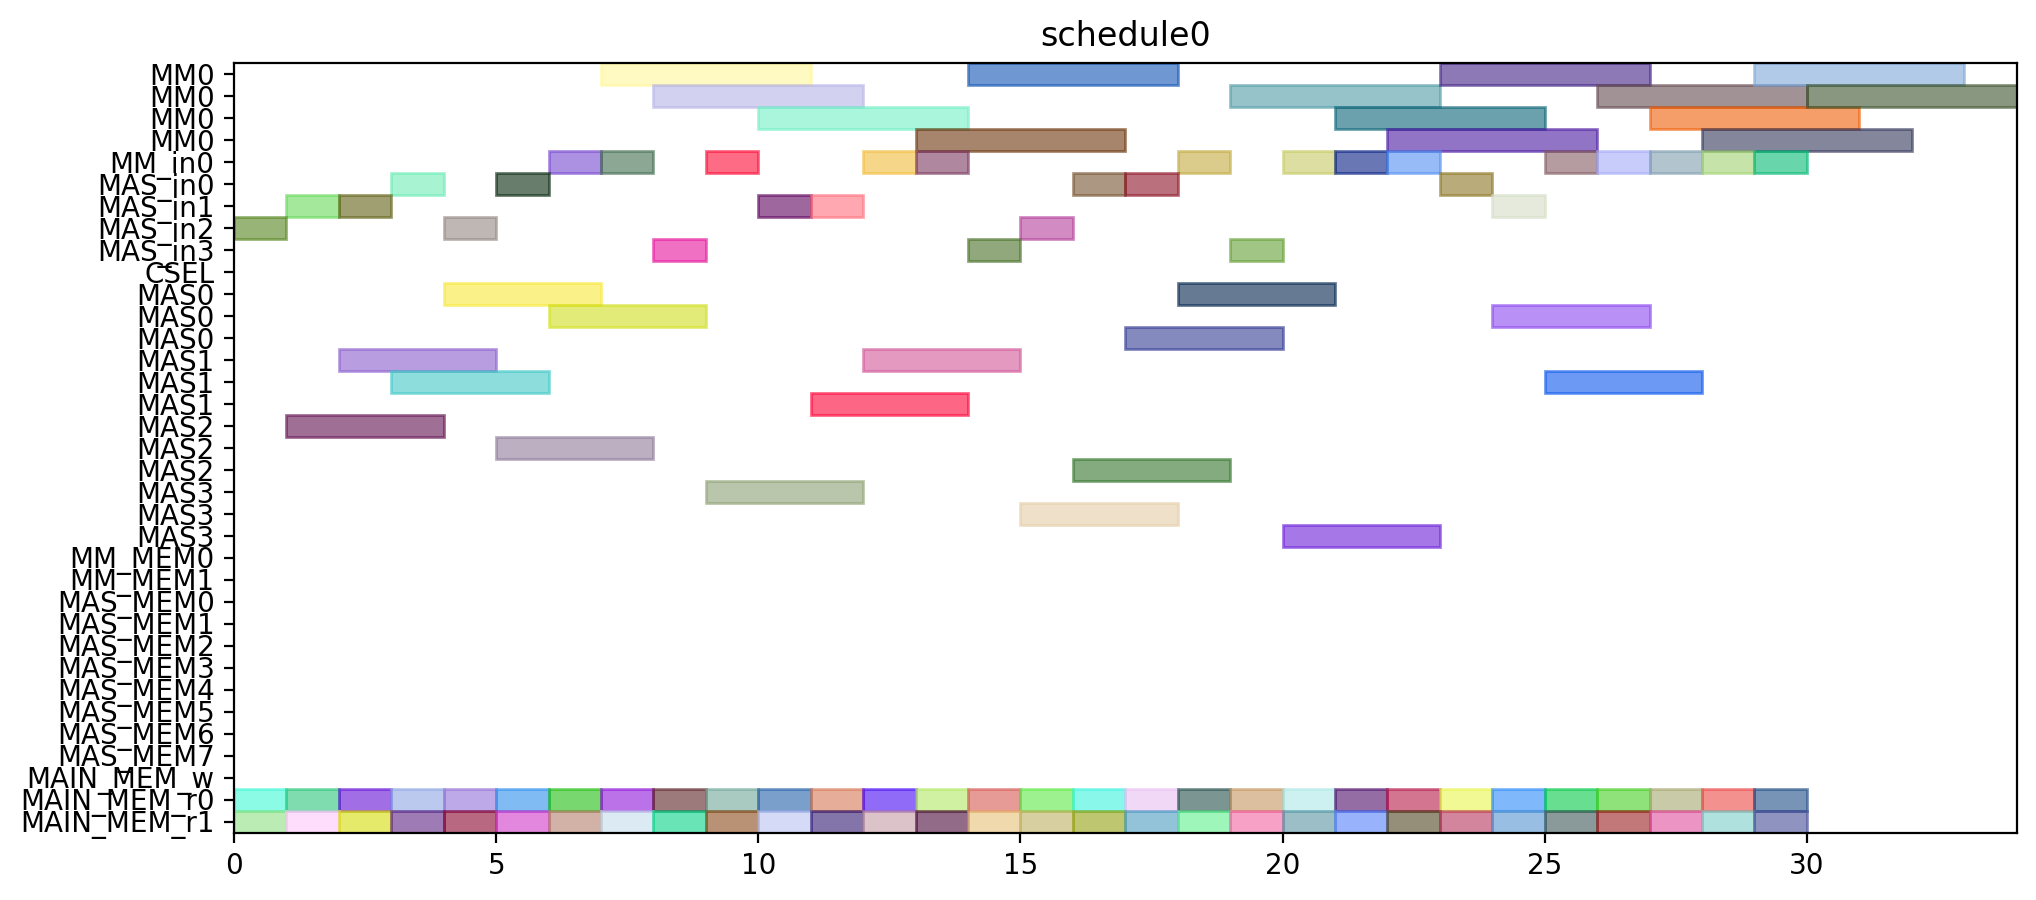

The script that drew this image:
from pyschedule import Scenario, solvers, plotters, alt


def solve():
	horizon = 120
	S = Scenario("schedule0", horizon=horizon)

	# resource
	MM = S.Resources('MM', num=1, size=4)
	MM_in = S.Resources('MM_in', num=1)
	MAS_in = S.Resources('MAS_in', num=4)
	CSEL = S.Resource('CSEL')
	MAS = S.Resources('MAS', num=4, size=3, periods=range(1, horizon))
	MM_MEM = S.Resources('MM_MEM', num=2)
	MAS_MEM = S.Resources('MAS_MEM', num=8)
	MAIN_MEM_w = S.Resource('MAIN_MEM_w', size=1)
	MAIN_MEM_r = S.Resources('MAIN_MEM_r', num=2)

	# result of previous scheduling

	# new tasks
	t1_t0 = S.Task('t1_t0', length=4, delay_cost=1)
	t1_t0 += alt(MM)
	t1_t0_in = S.Task('t1_t0_in', length=1, delay_cost=1)
	t1_t0_in += alt(MM_in)
	S += t1_t0_in*MM_in[0]<=t1_t0*MM[0]
	t1_t0_mem0 = S.Task('t1_t0_mem0', length=1, delay_cost=1)
	t1_t0_mem0 += MAIN_MEM_r[0]
	S += t1_t0_mem0 <= t1_t0

	t1_t0_mem1 = S.Task('t1_t0_mem1', length=1, delay_cost=1)
	t1_t0_mem1 += MAIN_MEM_r[1]
	S += t1_t0_mem1 <= t1_t0

	t1_t1 = S.Task('t1_t1', length=4, delay_cost=1)
	t1_t1 += alt(MM)
	t1_t1_in = S.Task('t1_t1_in', length=1, delay_cost=1)
	t1_t1_in += alt(MM_in)
	S += t1_t1_in*MM_in[0]<=t1_t1*MM[0]
	t1_t1_mem0 = S.Task('t1_t1_mem0', length=1, delay_cost=1)
	t1_t1_mem0 += MAIN_MEM_r[0]
	S += t1_t1_mem0 <= t1_t1

	t1_t1_mem1 = S.Task('t1_t1_mem1', length=1, delay_cost=1)
	t1_t1_mem1 += MAIN_MEM_r[1]
	S += t1_t1_mem1 <= t1_t1

	t1_t2 = S.Task('t1_t2', length=3, delay_cost=1)
	t1_t2 += alt(MAS)
	t1_t2_in = S.Task('t1_t2_in', length=1, delay_cost=1)
	t1_t2_in += alt(MAS_in)
	S += t1_t2_in*MAS_in[0]<=t1_t2*MAS[0]

	S += t1_t2_in*MAS_in[1]<=t1_t2*MAS[1]

	S += t1_t2_in*MAS_in[2]<=t1_t2*MAS[2]

	S += t1_t2_in*MAS_in[3]<=t1_t2*MAS[3]

	t1_t2_mem0 = S.Task('t1_t2_mem0', length=1, delay_cost=1)
	t1_t2_mem0 += MAIN_MEM_r[0]
	S += t1_t2_mem0 <= t1_t2

	t1_t2_mem1 = S.Task('t1_t2_mem1', length=1, delay_cost=1)
	t1_t2_mem1 += MAIN_MEM_r[1]
	S += t1_t2_mem1 <= t1_t2

	t1_t3 = S.Task('t1_t3', length=3, delay_cost=1)
	t1_t3 += alt(MAS)
	t1_t3_in = S.Task('t1_t3_in', length=1, delay_cost=1)
	t1_t3_in += alt(MAS_in)
	S += t1_t3_in*MAS_in[0]<=t1_t3*MAS[0]

	S += t1_t3_in*MAS_in[1]<=t1_t3*MAS[1]

	S += t1_t3_in*MAS_in[2]<=t1_t3*MAS[2]

	S += t1_t3_in*MAS_in[3]<=t1_t3*MAS[3]

	t1_t3_mem0 = S.Task('t1_t3_mem0', length=1, delay_cost=1)
	t1_t3_mem0 += MAIN_MEM_r[0]
	S += t1_t3_mem0 <= t1_t3

	t1_t3_mem1 = S.Task('t1_t3_mem1', length=1, delay_cost=1)
	t1_t3_mem1 += MAIN_MEM_r[1]
	S += t1_t3_mem1 <= t1_t3

	t2_t0 = S.Task('t2_t0', length=4, delay_cost=1)
	t2_t0 += alt(MM)
	t2_t0_in = S.Task('t2_t0_in', length=1, delay_cost=1)
	t2_t0_in += alt(MM_in)
	S += t2_t0_in*MM_in[0]<=t2_t0*MM[0]
	t2_t0_mem0 = S.Task('t2_t0_mem0', length=1, delay_cost=1)
	t2_t0_mem0 += MAIN_MEM_r[0]
	S += t2_t0_mem0 <= t2_t0

	t2_t0_mem1 = S.Task('t2_t0_mem1', length=1, delay_cost=1)
	t2_t0_mem1 += MAIN_MEM_r[1]
	S += t2_t0_mem1 <= t2_t0

	t2_t1 = S.Task('t2_t1', length=4, delay_cost=1)
	t2_t1 += alt(MM)
	t2_t1_in = S.Task('t2_t1_in', length=1, delay_cost=1)
	t2_t1_in += alt(MM_in)
	S += t2_t1_in*MM_in[0]<=t2_t1*MM[0]
	t2_t1_mem0 = S.Task('t2_t1_mem0', length=1, delay_cost=1)
	t2_t1_mem0 += MAIN_MEM_r[0]
	S += t2_t1_mem0 <= t2_t1

	t2_t1_mem1 = S.Task('t2_t1_mem1', length=1, delay_cost=1)
	t2_t1_mem1 += MAIN_MEM_r[1]
	S += t2_t1_mem1 <= t2_t1

	t2_t2 = S.Task('t2_t2', length=3, delay_cost=1)
	t2_t2 += alt(MAS)
	t2_t2_in = S.Task('t2_t2_in', length=1, delay_cost=1)
	t2_t2_in += alt(MAS_in)
	S += t2_t2_in*MAS_in[0]<=t2_t2*MAS[0]

	S += t2_t2_in*MAS_in[1]<=t2_t2*MAS[1]

	S += t2_t2_in*MAS_in[2]<=t2_t2*MAS[2]

	S += t2_t2_in*MAS_in[3]<=t2_t2*MAS[3]

	t2_t2_mem0 = S.Task('t2_t2_mem0', length=1, delay_cost=1)
	t2_t2_mem0 += MAIN_MEM_r[0]
	S += t2_t2_mem0 <= t2_t2

	t2_t2_mem1 = S.Task('t2_t2_mem1', length=1, delay_cost=1)
	t2_t2_mem1 += MAIN_MEM_r[1]
	S += t2_t2_mem1 <= t2_t2

	t2_t3 = S.Task('t2_t3', length=3, delay_cost=1)
	t2_t3 += alt(MAS)
	t2_t3_in = S.Task('t2_t3_in', length=1, delay_cost=1)
	t2_t3_in += alt(MAS_in)
	S += t2_t3_in*MAS_in[0]<=t2_t3*MAS[0]

	S += t2_t3_in*MAS_in[1]<=t2_t3*MAS[1]

	S += t2_t3_in*MAS_in[2]<=t2_t3*MAS[2]

	S += t2_t3_in*MAS_in[3]<=t2_t3*MAS[3]

	t2_t3_mem0 = S.Task('t2_t3_mem0', length=1, delay_cost=1)
	t2_t3_mem0 += MAIN_MEM_r[0]
	S += t2_t3_mem0 <= t2_t3

	t2_t3_mem1 = S.Task('t2_t3_mem1', length=1, delay_cost=1)
	t2_t3_mem1 += MAIN_MEM_r[1]
	S += t2_t3_mem1 <= t2_t3

	t0_t0 = S.Task('t0_t0', length=4, delay_cost=1)
	t0_t0 += alt(MM)
	t0_t0_in = S.Task('t0_t0_in', length=1, delay_cost=1)
	t0_t0_in += alt(MM_in)
	S += t0_t0_in*MM_in[0]<=t0_t0*MM[0]
	t0_t0_mem0 = S.Task('t0_t0_mem0', length=1, delay_cost=1)
	t0_t0_mem0 += MAIN_MEM_r[0]
	S += t0_t0_mem0 <= t0_t0

	t0_t0_mem1 = S.Task('t0_t0_mem1', length=1, delay_cost=1)
	t0_t0_mem1 += MAIN_MEM_r[1]
	S += t0_t0_mem1 <= t0_t0

	t0_t1 = S.Task('t0_t1', length=4, delay_cost=1)
	t0_t1 += alt(MM)
	t0_t1_in = S.Task('t0_t1_in', length=1, delay_cost=1)
	t0_t1_in += alt(MM_in)
	S += t0_t1_in*MM_in[0]<=t0_t1*MM[0]
	t0_t1_mem0 = S.Task('t0_t1_mem0', length=1, delay_cost=1)
	t0_t1_mem0 += MAIN_MEM_r[0]
	S += t0_t1_mem0 <= t0_t1

	t0_t1_mem1 = S.Task('t0_t1_mem1', length=1, delay_cost=1)
	t0_t1_mem1 += MAIN_MEM_r[1]
	S += t0_t1_mem1 <= t0_t1

	t0_t2 = S.Task('t0_t2', length=3, delay_cost=1)
	t0_t2 += alt(MAS)
	t0_t2_in = S.Task('t0_t2_in', length=1, delay_cost=1)
	t0_t2_in += alt(MAS_in)
	S += t0_t2_in*MAS_in[0]<=t0_t2*MAS[0]

	S += t0_t2_in*MAS_in[1]<=t0_t2*MAS[1]

	S += t0_t2_in*MAS_in[2]<=t0_t2*MAS[2]

	S += t0_t2_in*MAS_in[3]<=t0_t2*MAS[3]

	t0_t2_mem0 = S.Task('t0_t2_mem0', length=1, delay_cost=1)
	t0_t2_mem0 += MAIN_MEM_r[0]
	S += t0_t2_mem0 <= t0_t2

	t0_t2_mem1 = S.Task('t0_t2_mem1', length=1, delay_cost=1)
	t0_t2_mem1 += MAIN_MEM_r[1]
	S += t0_t2_mem1 <= t0_t2

	t0_t3 = S.Task('t0_t3', length=3, delay_cost=1)
	t0_t3 += alt(MAS)
	t0_t3_in = S.Task('t0_t3_in', length=1, delay_cost=1)
	t0_t3_in += alt(MAS_in)
	S += t0_t3_in*MAS_in[0]<=t0_t3*MAS[0]

	S += t0_t3_in*MAS_in[1]<=t0_t3*MAS[1]

	S += t0_t3_in*MAS_in[2]<=t0_t3*MAS[2]

	S += t0_t3_in*MAS_in[3]<=t0_t3*MAS[3]

	t0_t3_mem0 = S.Task('t0_t3_mem0', length=1, delay_cost=1)
	t0_t3_mem0 += MAIN_MEM_r[0]
	S += t0_t3_mem0 <= t0_t3

	t0_t3_mem1 = S.Task('t0_t3_mem1', length=1, delay_cost=1)
	t0_t3_mem1 += MAIN_MEM_r[1]
	S += t0_t3_mem1 <= t0_t3

	t4_t0_t0 = S.Task('t4_t0_t0', length=4, delay_cost=1)
	t4_t0_t0 += alt(MM)
	t4_t0_t0_in = S.Task('t4_t0_t0_in', length=1, delay_cost=1)
	t4_t0_t0_in += alt(MM_in)
	S += t4_t0_t0_in*MM_in[0]<=t4_t0_t0*MM[0]
	t4_t0_t0_mem0 = S.Task('t4_t0_t0_mem0', length=1, delay_cost=1)
	t4_t0_t0_mem0 += MAIN_MEM_r[0]
	S += t4_t0_t0_mem0 <= t4_t0_t0

	t4_t0_t0_mem1 = S.Task('t4_t0_t0_mem1', length=1, delay_cost=1)
	t4_t0_t0_mem1 += MAIN_MEM_r[1]
	S += t4_t0_t0_mem1 <= t4_t0_t0

	t4_t0_t1 = S.Task('t4_t0_t1', length=4, delay_cost=1)
	t4_t0_t1 += alt(MM)
	t4_t0_t1_in = S.Task('t4_t0_t1_in', length=1, delay_cost=1)
	t4_t0_t1_in += alt(MM_in)
	S += t4_t0_t1_in*MM_in[0]<=t4_t0_t1*MM[0]
	t4_t0_t1_mem0 = S.Task('t4_t0_t1_mem0', length=1, delay_cost=1)
	t4_t0_t1_mem0 += MAIN_MEM_r[0]
	S += t4_t0_t1_mem0 <= t4_t0_t1

	t4_t0_t1_mem1 = S.Task('t4_t0_t1_mem1', length=1, delay_cost=1)
	t4_t0_t1_mem1 += MAIN_MEM_r[1]
	S += t4_t0_t1_mem1 <= t4_t0_t1

	t4_t0_t2 = S.Task('t4_t0_t2', length=3, delay_cost=1)
	t4_t0_t2 += alt(MAS)
	t4_t0_t2_in = S.Task('t4_t0_t2_in', length=1, delay_cost=1)
	t4_t0_t2_in += alt(MAS_in)
	S += t4_t0_t2_in*MAS_in[0]<=t4_t0_t2*MAS[0]

	S += t4_t0_t2_in*MAS_in[1]<=t4_t0_t2*MAS[1]

	S += t4_t0_t2_in*MAS_in[2]<=t4_t0_t2*MAS[2]

	S += t4_t0_t2_in*MAS_in[3]<=t4_t0_t2*MAS[3]

	t4_t0_t2_mem0 = S.Task('t4_t0_t2_mem0', length=1, delay_cost=1)
	t4_t0_t2_mem0 += MAIN_MEM_r[0]
	S += t4_t0_t2_mem0 <= t4_t0_t2

	t4_t0_t2_mem1 = S.Task('t4_t0_t2_mem1', length=1, delay_cost=1)
	t4_t0_t2_mem1 += MAIN_MEM_r[1]
	S += t4_t0_t2_mem1 <= t4_t0_t2

	t4_t0_t3 = S.Task('t4_t0_t3', length=3, delay_cost=1)
	t4_t0_t3 += alt(MAS)
	t4_t0_t3_in = S.Task('t4_t0_t3_in', length=1, delay_cost=1)
	t4_t0_t3_in += alt(MAS_in)
	S += t4_t0_t3_in*MAS_in[0]<=t4_t0_t3*MAS[0]

	S += t4_t0_t3_in*MAS_in[1]<=t4_t0_t3*MAS[1]

	S += t4_t0_t3_in*MAS_in[2]<=t4_t0_t3*MAS[2]

	S += t4_t0_t3_in*MAS_in[3]<=t4_t0_t3*MAS[3]

	t4_t0_t3_mem0 = S.Task('t4_t0_t3_mem0', length=1, delay_cost=1)
	t4_t0_t3_mem0 += MAIN_MEM_r[0]
	S += t4_t0_t3_mem0 <= t4_t0_t3

	t4_t0_t3_mem1 = S.Task('t4_t0_t3_mem1', length=1, delay_cost=1)
	t4_t0_t3_mem1 += MAIN_MEM_r[1]
	S += t4_t0_t3_mem1 <= t4_t0_t3

	t4_t1_t0 = S.Task('t4_t1_t0', length=4, delay_cost=1)
	t4_t1_t0 += alt(MM)
	t4_t1_t0_in = S.Task('t4_t1_t0_in', length=1, delay_cost=1)
	t4_t1_t0_in += alt(MM_in)
	S += t4_t1_t0_in*MM_in[0]<=t4_t1_t0*MM[0]
	t4_t1_t0_mem0 = S.Task('t4_t1_t0_mem0', length=1, delay_cost=1)
	t4_t1_t0_mem0 += MAIN_MEM_r[0]
	S += t4_t1_t0_mem0 <= t4_t1_t0

	t4_t1_t0_mem1 = S.Task('t4_t1_t0_mem1', length=1, delay_cost=1)
	t4_t1_t0_mem1 += MAIN_MEM_r[1]
	S += t4_t1_t0_mem1 <= t4_t1_t0

	t4_t1_t1 = S.Task('t4_t1_t1', length=4, delay_cost=1)
	t4_t1_t1 += alt(MM)
	t4_t1_t1_in = S.Task('t4_t1_t1_in', length=1, delay_cost=1)
	t4_t1_t1_in += alt(MM_in)
	S += t4_t1_t1_in*MM_in[0]<=t4_t1_t1*MM[0]
	t4_t1_t1_mem0 = S.Task('t4_t1_t1_mem0', length=1, delay_cost=1)
	t4_t1_t1_mem0 += MAIN_MEM_r[0]
	S += t4_t1_t1_mem0 <= t4_t1_t1

	t4_t1_t1_mem1 = S.Task('t4_t1_t1_mem1', length=1, delay_cost=1)
	t4_t1_t1_mem1 += MAIN_MEM_r[1]
	S += t4_t1_t1_mem1 <= t4_t1_t1

	t4_t1_t2 = S.Task('t4_t1_t2', length=3, delay_cost=1)
	t4_t1_t2 += alt(MAS)
	t4_t1_t2_in = S.Task('t4_t1_t2_in', length=1, delay_cost=1)
	t4_t1_t2_in += alt(MAS_in)
	S += t4_t1_t2_in*MAS_in[0]<=t4_t1_t2*MAS[0]

	S += t4_t1_t2_in*MAS_in[1]<=t4_t1_t2*MAS[1]

	S += t4_t1_t2_in*MAS_in[2]<=t4_t1_t2*MAS[2]

	S += t4_t1_t2_in*MAS_in[3]<=t4_t1_t2*MAS[3]

	t4_t1_t2_mem0 = S.Task('t4_t1_t2_mem0', length=1, delay_cost=1)
	t4_t1_t2_mem0 += MAIN_MEM_r[0]
	S += t4_t1_t2_mem0 <= t4_t1_t2

	t4_t1_t2_mem1 = S.Task('t4_t1_t2_mem1', length=1, delay_cost=1)
	t4_t1_t2_mem1 += MAIN_MEM_r[1]
	S += t4_t1_t2_mem1 <= t4_t1_t2

	t4_t1_t3 = S.Task('t4_t1_t3', length=3, delay_cost=1)
	t4_t1_t3 += alt(MAS)
	t4_t1_t3_in = S.Task('t4_t1_t3_in', length=1, delay_cost=1)
	t4_t1_t3_in += alt(MAS_in)
	S += t4_t1_t3_in*MAS_in[0]<=t4_t1_t3*MAS[0]

	S += t4_t1_t3_in*MAS_in[1]<=t4_t1_t3*MAS[1]

	S += t4_t1_t3_in*MAS_in[2]<=t4_t1_t3*MAS[2]

	S += t4_t1_t3_in*MAS_in[3]<=t4_t1_t3*MAS[3]

	t4_t1_t3_mem0 = S.Task('t4_t1_t3_mem0', length=1, delay_cost=1)
	t4_t1_t3_mem0 += MAIN_MEM_r[0]
	S += t4_t1_t3_mem0 <= t4_t1_t3

	t4_t1_t3_mem1 = S.Task('t4_t1_t3_mem1', length=1, delay_cost=1)
	t4_t1_t3_mem1 += MAIN_MEM_r[1]
	S += t4_t1_t3_mem1 <= t4_t1_t3

	t4_t2_t0 = S.Task('t4_t2_t0', length=4, delay_cost=1)
	t4_t2_t0 += alt(MM)
	t4_t2_t0_in = S.Task('t4_t2_t0_in', length=1, delay_cost=1)
	t4_t2_t0_in += alt(MM_in)
	S += t4_t2_t0_in*MM_in[0]<=t4_t2_t0*MM[0]
	t4_t2_t0_mem0 = S.Task('t4_t2_t0_mem0', length=1, delay_cost=1)
	t4_t2_t0_mem0 += MAIN_MEM_r[0]
	S += t4_t2_t0_mem0 <= t4_t2_t0

	t4_t2_t0_mem1 = S.Task('t4_t2_t0_mem1', length=1, delay_cost=1)
	t4_t2_t0_mem1 += MAIN_MEM_r[1]
	S += t4_t2_t0_mem1 <= t4_t2_t0

	t4_t2_t1 = S.Task('t4_t2_t1', length=4, delay_cost=1)
	t4_t2_t1 += alt(MM)
	t4_t2_t1_in = S.Task('t4_t2_t1_in', length=1, delay_cost=1)
	t4_t2_t1_in += alt(MM_in)
	S += t4_t2_t1_in*MM_in[0]<=t4_t2_t1*MM[0]
	t4_t2_t1_mem0 = S.Task('t4_t2_t1_mem0', length=1, delay_cost=1)
	t4_t2_t1_mem0 += MAIN_MEM_r[0]
	S += t4_t2_t1_mem0 <= t4_t2_t1

	t4_t2_t1_mem1 = S.Task('t4_t2_t1_mem1', length=1, delay_cost=1)
	t4_t2_t1_mem1 += MAIN_MEM_r[1]
	S += t4_t2_t1_mem1 <= t4_t2_t1

	t4_t2_t2 = S.Task('t4_t2_t2', length=3, delay_cost=1)
	t4_t2_t2 += alt(MAS)
	t4_t2_t2_in = S.Task('t4_t2_t2_in', length=1, delay_cost=1)
	t4_t2_t2_in += alt(MAS_in)
	S += t4_t2_t2_in*MAS_in[0]<=t4_t2_t2*MAS[0]

	S += t4_t2_t2_in*MAS_in[1]<=t4_t2_t2*MAS[1]

	S += t4_t2_t2_in*MAS_in[2]<=t4_t2_t2*MAS[2]

	S += t4_t2_t2_in*MAS_in[3]<=t4_t2_t2*MAS[3]

	t4_t2_t2_mem0 = S.Task('t4_t2_t2_mem0', length=1, delay_cost=1)
	t4_t2_t2_mem0 += MAIN_MEM_r[0]
	S += t4_t2_t2_mem0 <= t4_t2_t2

	t4_t2_t2_mem1 = S.Task('t4_t2_t2_mem1', length=1, delay_cost=1)
	t4_t2_t2_mem1 += MAIN_MEM_r[1]
	S += t4_t2_t2_mem1 <= t4_t2_t2

	t4_t2_t3 = S.Task('t4_t2_t3', length=3, delay_cost=1)
	t4_t2_t3 += alt(MAS)
	t4_t2_t3_in = S.Task('t4_t2_t3_in', length=1, delay_cost=1)
	t4_t2_t3_in += alt(MAS_in)
	S += t4_t2_t3_in*MAS_in[0]<=t4_t2_t3*MAS[0]

	S += t4_t2_t3_in*MAS_in[1]<=t4_t2_t3*MAS[1]

	S += t4_t2_t3_in*MAS_in[2]<=t4_t2_t3*MAS[2]

	S += t4_t2_t3_in*MAS_in[3]<=t4_t2_t3*MAS[3]

	t4_t2_t3_mem0 = S.Task('t4_t2_t3_mem0', length=1, delay_cost=1)
	t4_t2_t3_mem0 += MAIN_MEM_r[0]
	S += t4_t2_t3_mem0 <= t4_t2_t3

	t4_t2_t3_mem1 = S.Task('t4_t2_t3_mem1', length=1, delay_cost=1)
	t4_t2_t3_mem1 += MAIN_MEM_r[1]
	S += t4_t2_t3_mem1 <= t4_t2_t3

	t4_t40 = S.Task('t4_t40', length=3, delay_cost=1)
	t4_t40 += alt(MAS)
	t4_t40_in = S.Task('t4_t40_in', length=1, delay_cost=1)
	t4_t40_in += alt(MAS_in)
	S += t4_t40_in*MAS_in[0]<=t4_t40*MAS[0]

	S += t4_t40_in*MAS_in[1]<=t4_t40*MAS[1]

	S += t4_t40_in*MAS_in[2]<=t4_t40*MAS[2]

	S += t4_t40_in*MAS_in[3]<=t4_t40*MAS[3]

	t4_t40_mem0 = S.Task('t4_t40_mem0', length=1, delay_cost=1)
	t4_t40_mem0 += MAIN_MEM_r[0]
	S += t4_t40_mem0 <= t4_t40

	t4_t40_mem1 = S.Task('t4_t40_mem1', length=1, delay_cost=1)
	t4_t40_mem1 += MAIN_MEM_r[1]
	S += t4_t40_mem1 <= t4_t40

	t4_t41 = S.Task('t4_t41', length=3, delay_cost=1)
	t4_t41 += alt(MAS)
	t4_t41_in = S.Task('t4_t41_in', length=1, delay_cost=1)
	t4_t41_in += alt(MAS_in)
	S += t4_t41_in*MAS_in[0]<=t4_t41*MAS[0]

	S += t4_t41_in*MAS_in[1]<=t4_t41*MAS[1]

	S += t4_t41_in*MAS_in[2]<=t4_t41*MAS[2]

	S += t4_t41_in*MAS_in[3]<=t4_t41*MAS[3]

	t4_t41_mem0 = S.Task('t4_t41_mem0', length=1, delay_cost=1)
	t4_t41_mem0 += MAIN_MEM_r[0]
	S += t4_t41_mem0 <= t4_t41

	t4_t41_mem1 = S.Task('t4_t41_mem1', length=1, delay_cost=1)
	t4_t41_mem1 += MAIN_MEM_r[1]
	S += t4_t41_mem1 <= t4_t41

	t4_t50 = S.Task('t4_t50', length=3, delay_cost=1)
	t4_t50 += alt(MAS)
	t4_t50_in = S.Task('t4_t50_in', length=1, delay_cost=1)
	t4_t50_in += alt(MAS_in)
	S += t4_t50_in*MAS_in[0]<=t4_t50*MAS[0]

	S += t4_t50_in*MAS_in[1]<=t4_t50*MAS[1]

	S += t4_t50_in*MAS_in[2]<=t4_t50*MAS[2]

	S += t4_t50_in*MAS_in[3]<=t4_t50*MAS[3]

	t4_t50_mem0 = S.Task('t4_t50_mem0', length=1, delay_cost=1)
	t4_t50_mem0 += MAIN_MEM_r[0]
	S += t4_t50_mem0 <= t4_t50

	t4_t50_mem1 = S.Task('t4_t50_mem1', length=1, delay_cost=1)
	t4_t50_mem1 += MAIN_MEM_r[1]
	S += t4_t50_mem1 <= t4_t50

	t4_t51 = S.Task('t4_t51', length=3, delay_cost=1)
	t4_t51 += alt(MAS)
	t4_t51_in = S.Task('t4_t51_in', length=1, delay_cost=1)
	t4_t51_in += alt(MAS_in)
	S += t4_t51_in*MAS_in[0]<=t4_t51*MAS[0]

	S += t4_t51_in*MAS_in[1]<=t4_t51*MAS[1]

	S += t4_t51_in*MAS_in[2]<=t4_t51*MAS[2]

	S += t4_t51_in*MAS_in[3]<=t4_t51*MAS[3]

	t4_t51_mem0 = S.Task('t4_t51_mem0', length=1, delay_cost=1)
	t4_t51_mem0 += MAIN_MEM_r[0]
	S += t4_t51_mem0 <= t4_t51

	t4_t51_mem1 = S.Task('t4_t51_mem1', length=1, delay_cost=1)
	t4_t51_mem1 += MAIN_MEM_r[1]
	S += t4_t51_mem1 <= t4_t51

	t4_t8_t0 = S.Task('t4_t8_t0', length=4, delay_cost=1)
	t4_t8_t0 += alt(MM)
	t4_t8_t0_in = S.Task('t4_t8_t0_in', length=1, delay_cost=1)
	t4_t8_t0_in += alt(MM_in)
	S += t4_t8_t0_in*MM_in[0]<=t4_t8_t0*MM[0]
	t4_t8_t0_mem0 = S.Task('t4_t8_t0_mem0', length=1, delay_cost=1)
	t4_t8_t0_mem0 += MAIN_MEM_r[0]
	S += t4_t8_t0_mem0 <= t4_t8_t0

	t4_t8_t0_mem1 = S.Task('t4_t8_t0_mem1', length=1, delay_cost=1)
	t4_t8_t0_mem1 += MAIN_MEM_r[1]
	S += t4_t8_t0_mem1 <= t4_t8_t0

	t4_t8_t1 = S.Task('t4_t8_t1', length=4, delay_cost=1)
	t4_t8_t1 += alt(MM)
	t4_t8_t1_in = S.Task('t4_t8_t1_in', length=1, delay_cost=1)
	t4_t8_t1_in += alt(MM_in)
	S += t4_t8_t1_in*MM_in[0]<=t4_t8_t1*MM[0]
	t4_t8_t1_mem0 = S.Task('t4_t8_t1_mem0', length=1, delay_cost=1)
	t4_t8_t1_mem0 += MAIN_MEM_r[0]
	S += t4_t8_t1_mem0 <= t4_t8_t1

	t4_t8_t1_mem1 = S.Task('t4_t8_t1_mem1', length=1, delay_cost=1)
	t4_t8_t1_mem1 += MAIN_MEM_r[1]
	S += t4_t8_t1_mem1 <= t4_t8_t1

	solvers.mip.solve(S,msg=1,kind='CPLEX',ratio_gap=1.01)

	solution = [['hoge']*len(S.solution()[1]) for i in range(len(S.solution()))]
	for i in range(len(S.solution())):
		for j in range(len(S.solution()[i])):
			solution[i][j]=str(S.solution()[i][j])
	print(solution)

	cycles = int(solution[-1][3])

	pic_file_name = "/home/mfukuda/ABE/multiRAM_multiMAS_16mux/scheduling_result/stage4MM1_stage3MAS4/SPARSE/schedule0.png"
	if(S.solution() != []):
		plotters.matplotlib.plot(S,img_filename=pic_file_name, show_task_labels=False, fig_size=(cycles*0.25+3, 5))

	return solution
